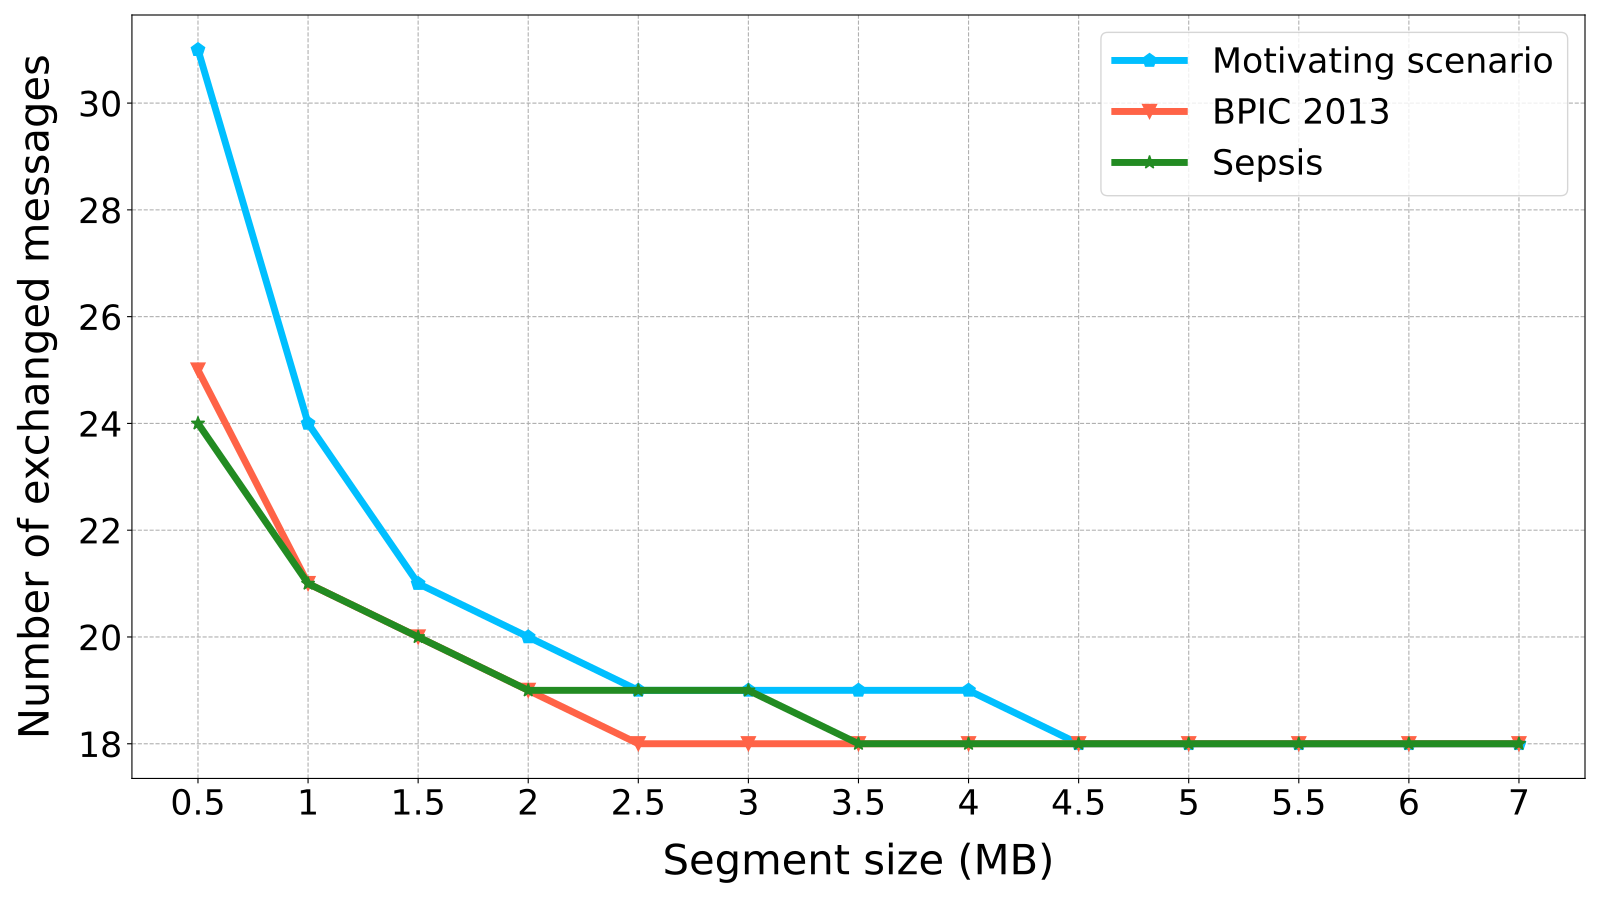

Reproduce this figure in Python.
import matplotlib.pyplot as plt


blue='deepskyblue'
red='tomato'
green='forestgreen'


# Sample data
x2 = ['0.5', '1','1.5', '2', '2.5', '3', '3.5', '4', '4.5', '5', '5.5', '6', '7']
log2 = [31, 24, 21, 20, 19, 19, 19, 19, 18, 18, 18, 18, 18]
bpic2 = [25, 21, 20, 19, 18, 18, 18, 18, 18, 18, 18, 18, 18]
sepsis2 = [24, 21, 20, 19, 19, 19, 18, 18, 18, 18, 18, 18, 18]

# Plotting
plt.style.use("seaborn-v0_8-bright")
plt.figure(figsize=(16, 9))
plt.grid(True, linestyle='--')


plt.plot(x2, log2, label='Motivating scenario', color=blue, linewidth=5, marker = 'p', markersize=10)
plt.plot(x2, bpic2, label='BPIC 2013', color=red, linewidth=5, marker = 'v', markersize=10)
plt.plot(x2, sepsis2, label='Sepsis', color=green, linewidth=5, marker = '*', markersize=10)
plt.xlabel('Segment size (MB)', fontsize = 30, labelpad= 15)
plt.ylabel('Number of exchanged messages', fontsize = 30, labelpad= 15)
plt.xticks(fontsize=25)
plt.yticks(fontsize=25)
plt.title('')
#The following command invert the Y axis
plt.legend(fontsize="25")  # Add legend to differentiate lines
#plt.grid(True)
plt.tight_layout()
plt.savefig('plot_segmentSize_messages.pdf')
plt.show()
